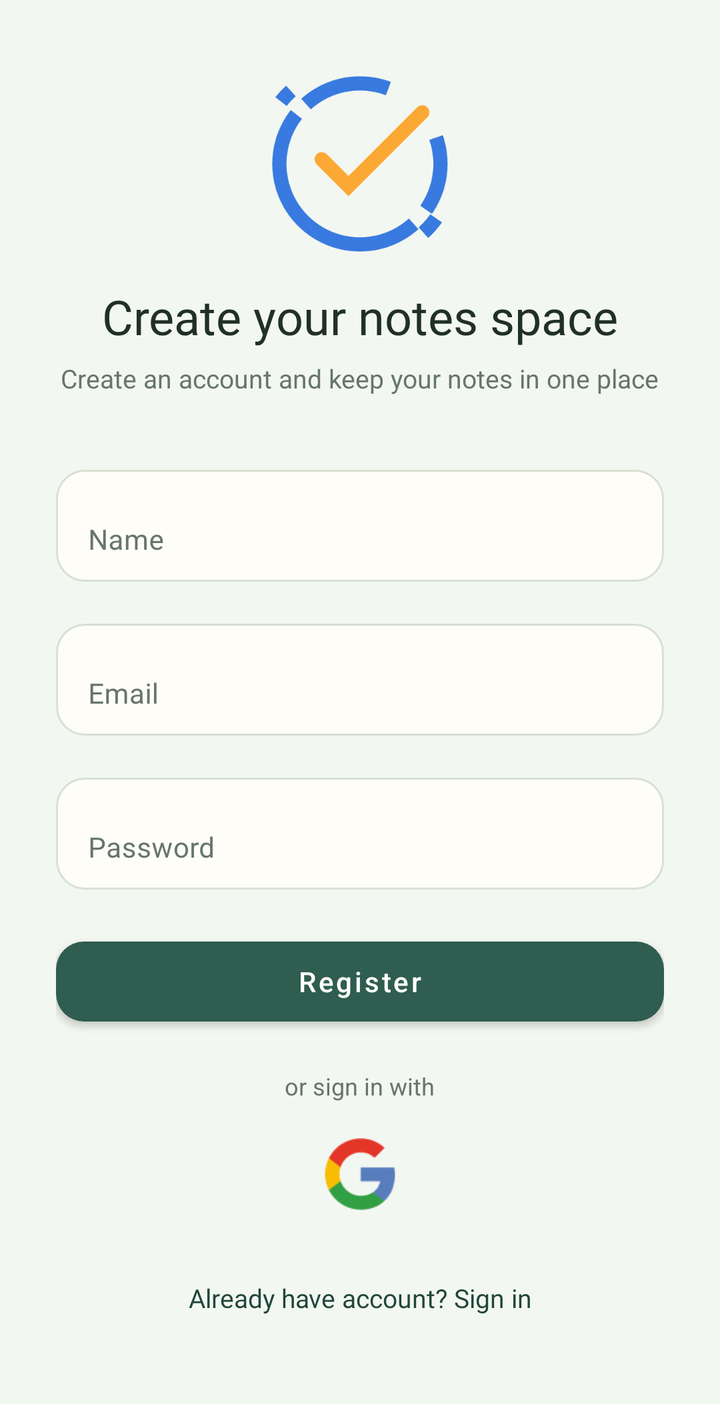
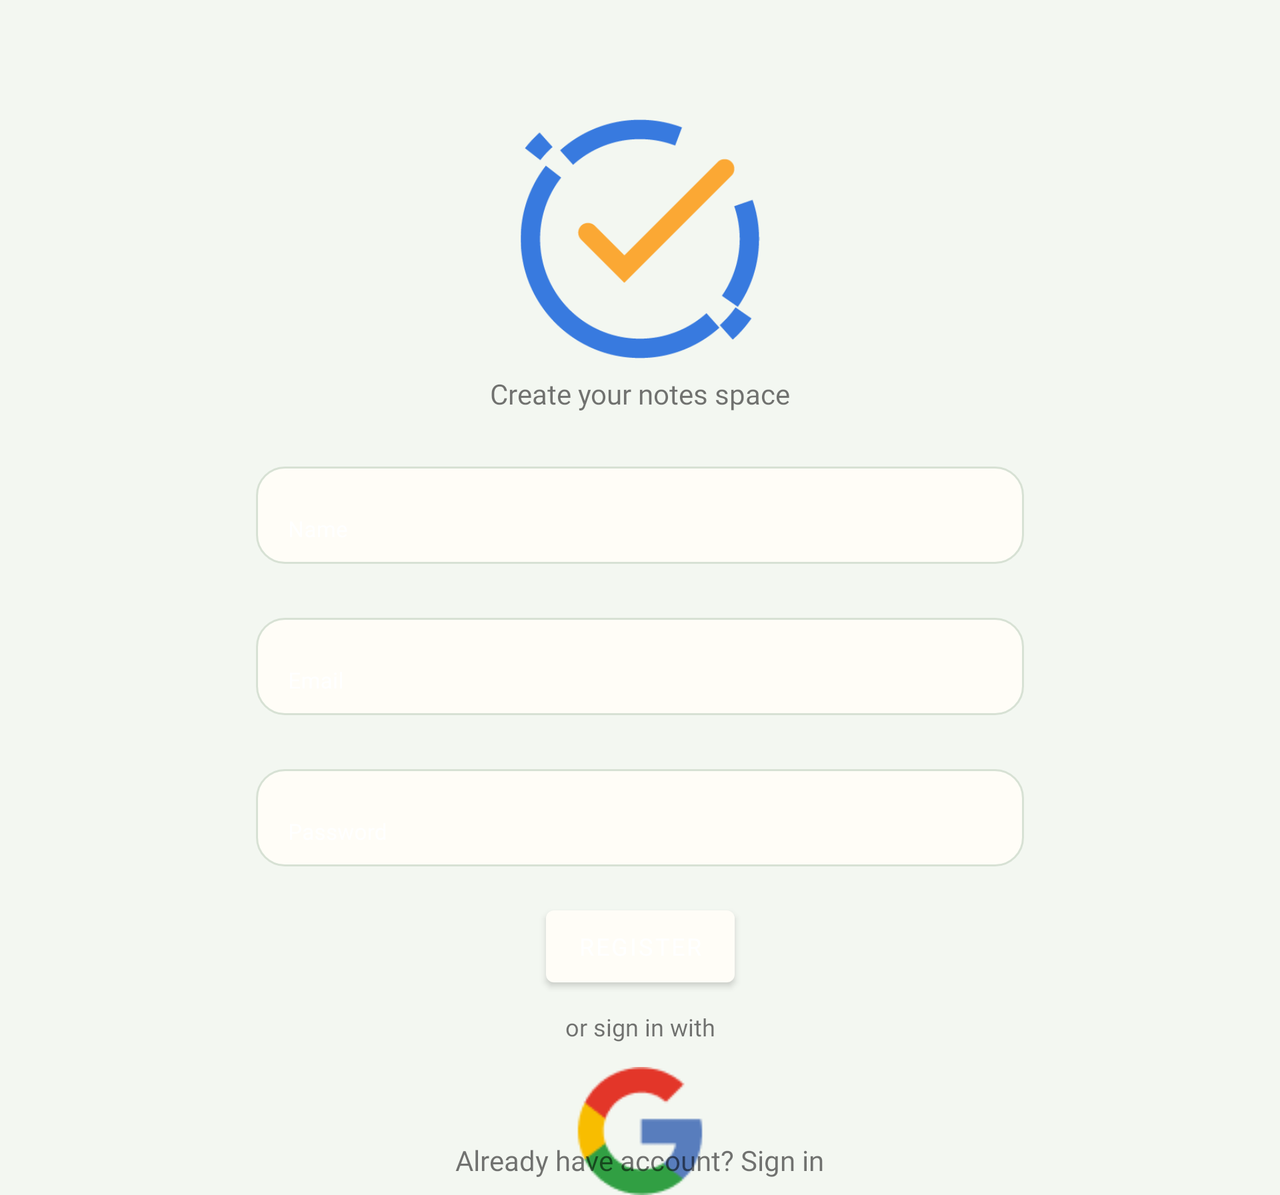

An Android layout and its configuration variant, each rendered on a device that would load it. The default file and the variant file are quoted in full after the pictures.
<!-- AndroidManifest.xml: application theme Theme.TodoListApp -->
<!-- res/layout/activity_register.xml -->
<?xml version="1.0" encoding="utf-8"?>
<ScrollView xmlns:android="http://schemas.android.com/apk/res/android"
    xmlns:app="http://schemas.android.com/apk/res-auto"
    android:layout_width="match_parent"
    android:layout_height="match_parent"
    android:fillViewport="true"
    android:background="@color/surface_nature">

    <LinearLayout
        android:layout_width="match_parent"
        android:layout_height="wrap_content"
        android:orientation="vertical"
        android:gravity="center_horizontal"
        android:paddingStart="28dp"
        android:paddingEnd="28dp"
        android:paddingTop="38dp"
        android:paddingBottom="28dp">

        <ImageView android:id="@+id/imageView" android:layout_width="88dp" android:layout_height="88dp" android:src="@drawable/ic_" android:contentDescription="@string/app_name" />
        <TextView android:id="@+id/leStart" android:layout_width="wrap_content" android:layout_height="wrap_content" android:layout_marginTop="16dp" android:text="@string/lets_go_started" android:textColor="@color/text_primary" android:textSize="24sp" android:fontFamily="@font/inter_semibold" />
        <TextView android:layout_width="wrap_content" android:layout_height="wrap_content" android:layout_marginTop="6dp" android:text="Create an account and keep your notes in one place" android:textColor="@color/text_secondary" android:textSize="13sp" android:gravity="center" />

        <com.google.android.material.textfield.TextInputLayout android:id="@+id/nameLayout" android:layout_width="match_parent" android:layout_height="wrap_content" android:layout_marginTop="26dp" android:hint="@string/name" android:textColorHint="@color/text_secondary" app:boxBackgroundMode="none" app:hintTextColor="@color/text_secondary">
            <com.google.android.material.textfield.TextInputEditText android:id="@+id/nameInput" android:layout_width="match_parent" android:layout_height="56dp" android:background="@drawable/rounded_input" android:inputType="textPersonName" android:textColor="@color/text_primary" android:textColorHint="@color/text_secondary" android:textSize="14sp" />
        </com.google.android.material.textfield.TextInputLayout>

        <com.google.android.material.textfield.TextInputLayout android:id="@+id/emailLayout" android:layout_width="match_parent" android:layout_height="wrap_content" android:layout_marginTop="10dp" android:hint="@string/email" android:textColorHint="@color/text_secondary" app:boxBackgroundMode="none" app:hintTextColor="@color/text_secondary">
            <com.google.android.material.textfield.TextInputEditText android:id="@+id/emailInput" android:layout_width="match_parent" android:layout_height="56dp" android:background="@drawable/rounded_input" android:inputType="textEmailAddress" android:textColor="@color/text_primary" android:textColorHint="@color/text_secondary" android:textSize="14sp" />
        </com.google.android.material.textfield.TextInputLayout>

        <com.google.android.material.textfield.TextInputLayout android:id="@+id/PasswordLayout" android:layout_width="match_parent" android:layout_height="wrap_content" android:layout_marginTop="10dp" android:hint="@string/password" android:textColorHint="@color/text_secondary" app:boxBackgroundMode="none" app:hintTextColor="@color/text_secondary">
            <com.google.android.material.textfield.TextInputEditText android:id="@+id/passwordInput" android:layout_width="match_parent" android:layout_height="56dp" android:background="@drawable/rounded_input" android:inputType="textPassword" android:textColor="@color/text_primary" android:textColorHint="@color/text_secondary" android:textSize="14sp" />
        </com.google.android.material.textfield.TextInputLayout>

        <com.google.android.material.button.MaterialButton android:id="@+id/btnRegis" android:layout_width="match_parent" android:layout_height="52dp" android:layout_marginTop="20dp" android:text="@string/register" android:textColor="@color/white" android:textAllCaps="false" android:textSize="14sp" app:backgroundTint="@color/forest" app:cornerRadius="14dp" />
        <TextView android:id="@+id/orSign" android:layout_width="wrap_content" android:layout_height="wrap_content" android:layout_marginTop="18dp" android:text="@string/or_sign_in_with" android:textColor="@color/text_secondary" android:textSize="12sp" />
        <ImageView android:id="@+id/signGoogle" android:layout_width="52dp" android:layout_height="52dp" android:layout_marginTop="10dp" android:padding="8dp" android:src="@drawable/img_" android:contentDescription="Google" />
        <TextView android:id="@+id/toSignIn" android:layout_width="wrap_content" android:layout_height="48dp" android:layout_marginTop="12dp" android:gravity="center" android:paddingStart="12dp" android:paddingEnd="12dp" android:text="@string/already_have_account_sign_in" android:textColor="@color/forest_dark" android:textSize="13sp" android:fontFamily="@font/inter_semibold" />
        <ImageView android:id="@+id/canvas" android:layout_width="1dp" android:layout_height="1dp" android:visibility="invisible" />
    </LinearLayout>
</ScrollView>
<!-- resources referenced by this layout -->
<resources>
  <color name="forest">#2F5D50</color>
  <color name="forest_dark">#21463C</color>
  <color name="surface_nature">#F3F7F1</color>
  <color name="text_primary">#203029</color>
  <color name="text_secondary">#66756D</color>
  <color name="white">#FFFFFFFF</color>
  <!-- drawable ic_: png bitmap (drawable-hdpi, 3794 bytes) -->
  <!-- drawable img_: png bitmap (drawable-mdpi, 1447 bytes) -->
  <!-- drawable rounded_input (drawable) -->
  <?xml version="1.0" encoding="utf-8"?>
  <selector xmlns:android="http://schemas.android.com/apk/res/android">
      <item android:state_focused="true">
          <shape android:shape="rectangle">
              <solid android:color="@color/paper" />
              <stroke android:width="2dp" android:color="@color/forest" />
              <corners android:radius="14dp" />
              <padding android:left="14dp" android:top="12dp" android:right="14dp" android:bottom="12dp" />
          </shape>
      </item>
      <item>
          <shape android:shape="rectangle">
              <solid android:color="@color/paper" />
              <stroke android:width="1dp" android:color="@color/divider_nature" />
              <corners android:radius="14dp" />
              <padding android:left="14dp" android:top="12dp" android:right="14dp" android:bottom="12dp" />
          </shape>
      </item>
  </selector>
  <string name="already_have_account_sign_in">Already have account? Sign in</string>
  <string name="app_name">Lamz Notes</string>
  <string name="email">Email</string>
  <string name="lets_go_started">Create your notes space</string>
  <string name="name">Name</string>
  <string name="or_sign_in_with">or sign in with</string>
  <string name="password">Password</string>
  <string name="register">Register</string>
  <style name="Theme.TodoListApp" parent="Theme.MaterialComponents.DayNight.NoActionBar">
          
          <item name="colorPrimary">@color/color_1</item>
          <item name="colorPrimaryVariant">@color/purple_700</item>
          <item name="colorOnPrimary">@color/white</item>
          
          <item name="colorSecondary">@color/teal_200</item>
          <item name="colorSecondaryVariant">@color/teal_700</item>
          <item name="colorOnSecondary">@color/black</item>
          
          <item name="android:statusBarColor">?attr/colorPrimaryVariant</item>
          <item name="android:navigationBarColor">@color/color_2</item>
          
      </style>
  <color name="paper">#FFFDF7</color>
  <color name="divider_nature">#D7E1D4</color>
  <color name="color_1">#FFFDF7</color>
  <color name="purple_700">#2F5D50</color>
  <color name="teal_200">#BFD8BD</color>
  <color name="teal_700">#557A61</color>
  <color name="black">#1F2D27</color>
  <color name="color_2">#F3F7F1</color>
</resources>
<!-- res/layout-land/activity_register.xml (the repository's variant of the layout above) -->
<!-- drawn on the phone turned sideways -->
<?xml version="1.0" encoding="utf-8"?>
<ScrollView xmlns:android="http://schemas.android.com/apk/res/android"
    xmlns:app="http://schemas.android.com/apk/res-auto"
    xmlns:tools="http://schemas.android.com/tools"
    android:layout_width="match_parent"
    android:layout_height="match_parent"
    android:background="@color/color_2"
    tools:context=".RegisterActivity">

    <androidx.constraintlayout.widget.ConstraintLayout
        android:layout_width="match_parent"
        android:layout_height="wrap_content">

    <androidx.constraintlayout.widget.Guideline
        android:id="@+id/guideline"
        android:layout_width="wrap_content"
        android:layout_height="wrap_content"
        android:orientation="horizontal"
        app:layout_constraintGuide_percent="0.1" />

    <ImageView
        android:id="@+id/imageView"
        android:layout_width="0dp"
        android:layout_height="0dp"
        android:src="@drawable/ic_"
        app:layout_constraintEnd_toEndOf="@+id/emailLayout"
        app:layout_constraintHeight_percent="0.2"
        app:layout_constraintStart_toStartOf="@+id/emailLayout"
        app:layout_constraintTop_toBottomOf="@id/guideline"
        app:layout_constraintWidth_percent="0.5" />

    <TextView
        android:id="@+id/leStart"
        android:layout_width="wrap_content"
        android:layout_height="wrap_content"
        android:fontFamily="@font/inter_semibold"
        android:paddingTop="8dp"
        android:text="@string/lets_go_started"
        app:layout_constraintEnd_toEndOf="@+id/imageView"
        app:layout_constraintStart_toStartOf="@+id/imageView"
        app:layout_constraintTop_toBottomOf="@+id/imageView" />

    <com.google.android.material.textfield.TextInputLayout
        android:id="@+id/nameLayout"
        android:layout_width="0dp"
        android:layout_height="wrap_content"
        android:layout_marginTop="16dp"
        android:hint="@string/name"
        android:textColorHint="@color/white"
        app:boxBackgroundMode="none"
        app:layout_constraintEnd_toEndOf="parent"
        app:layout_constraintStart_toStartOf="parent"
        app:layout_constraintTop_toBottomOf="@+id/leStart"
        app:layout_constraintWidth_percent="0.6">

        <com.google.android.material.textfield.TextInputEditText
            android:id="@+id/nameInput"
            android:layout_width="match_parent"
            android:layout_height="wrap_content"
            android:background="@drawable/rounded_input"
            android:fontFamily="@font/inter_semibold"
            android:inputType="text"
            android:textColor="@color/white"
            android:textSize="11sp" />
    </com.google.android.material.textfield.TextInputLayout>

    <com.google.android.material.textfield.TextInputLayout
        android:id="@+id/emailLayout"
        android:layout_width="0dp"
        android:layout_height="wrap_content"
        android:layout_marginTop="16dp"
        android:hint="@string/email"
        android:textColorHint="@color/white"
        app:boxBackgroundMode="none"
        app:layout_constraintEnd_toEndOf="parent"
        app:layout_constraintStart_toStartOf="parent"
        app:layout_constraintTop_toBottomOf="@+id/nameLayout"
        app:layout_constraintWidth_percent="0.6">

        <com.google.android.material.textfield.TextInputEditText
            android:id="@+id/emailInput"
            android:layout_width="match_parent"
            android:layout_height="wrap_content"
            android:background="@drawable/rounded_input"
            android:fontFamily="@font/inter_semibold"
            android:inputType="textEmailAddress"
            android:textColor="@color/white"
            android:textSize="11sp" />
    </com.google.android.material.textfield.TextInputLayout>

    <com.google.android.material.textfield.TextInputLayout
        android:id="@+id/PasswordLayout"
        android:layout_width="0dp"
        android:layout_height="wrap_content"
        android:layout_marginTop="16dp"
        android:hint="@string/password"
        android:textColorHint="@color/white"
        app:boxBackgroundMode="none"
        app:layout_constraintEnd_toEndOf="parent"
        app:layout_constraintStart_toStartOf="parent"
        app:layout_constraintTop_toBottomOf="@+id/emailLayout"
        app:layout_constraintWidth_percent="0.6">

        <com.google.android.material.textfield.TextInputEditText
            android:id="@+id/passwordInput"
            android:layout_width="match_parent"
            android:layout_height="wrap_content"
            android:background="@drawable/rounded_input"
            android:fontFamily="@font/inter_semibold"
            android:inputType="textPassword"
            android:textColor="@color/white"
            android:textSize="11sp" />
    </com.google.android.material.textfield.TextInputLayout>


    <Button
        android:id="@+id/btnRegis"
        android:layout_width="wrap_content"
        android:layout_height="wrap_content"
        android:fontFamily="@font/inter_semibold"
        android:layout_marginTop="16dp"
        android:textSize="12sp"
        android:text="@string/register"
        app:layout_constraintEnd_toEndOf="@+id/PasswordLayout"
        app:layout_constraintStart_toStartOf="@+id/PasswordLayout"
        app:layout_constraintTop_toBottomOf="@+id/PasswordLayout" />

    <TextView
        android:id="@+id/orSign"
        android:layout_width="wrap_content"
        android:layout_height="wrap_content"
        android:text="@string/or_sign_in_with"
        android:layout_marginTop="8dp"
        android:textSize="12sp"
        android:fontFamily="@font/inter_semibold"
        app:layout_constraintEnd_toEndOf="@+id/btnRegis"
        app:layout_constraintStart_toStartOf="@+id/btnRegis"
        app:layout_constraintTop_toBottomOf="@id/btnRegis" />

    <ImageView
        android:id="@+id/signGoogle"
        android:layout_width="wrap_content"
        android:layout_height="wrap_content"
        android:src="@drawable/img_"
        android:layout_marginTop="12dp"
        app:layout_constraintEnd_toEndOf="@+id/orSign"
        app:layout_constraintStart_toStartOf="@+id/orSign"
        app:layout_constraintTop_toBottomOf="@id/orSign" />

    <ImageView
        android:id="@+id/canvas"
        android:layout_width="match_parent"
        android:layout_height="0dp"
        app:layout_constraintBottom_toBottomOf="parent"
        app:layout_constraintStart_toStartOf="parent"
        app:layout_constraintEnd_toEndOf="parent"/>

    <TextView
        android:id="@+id/toSignIn"
        android:layout_width="wrap_content"
        android:layout_height="wrap_content"
        android:text="@string/already_have_account_sign_in"
        android:fontFamily="@font/inter_semibold"
        app:layout_constraintBottom_toBottomOf="parent"
        app:layout_constraintStart_toStartOf="parent"
        app:layout_constraintEnd_toEndOf="parent"
        android:layout_marginBottom="8dp"/>

    </androidx.constraintlayout.widget.ConstraintLayout>

</ScrollView>
<!-- resources referenced by the variant -->
<!-- as the phone turned sideways resolves them -->
<resources>
  <color name="color_2">#F3F7F1</color>
  <color name="white">#FFFFFFFF</color>
  <!-- drawable ic_: png bitmap (drawable-hdpi, 3794 bytes) -->
  <!-- drawable img_: png bitmap (drawable-mdpi, 1447 bytes) -->
  <!-- drawable rounded_input (drawable) -->
  <?xml version="1.0" encoding="utf-8"?>
  <selector xmlns:android="http://schemas.android.com/apk/res/android">
      <item android:state_focused="true">
          <shape android:shape="rectangle">
              <solid android:color="@color/paper" />
              <stroke android:width="2dp" android:color="@color/forest" />
              <corners android:radius="14dp" />
              <padding android:left="14dp" android:top="12dp" android:right="14dp" android:bottom="12dp" />
          </shape>
      </item>
      <item>
          <shape android:shape="rectangle">
              <solid android:color="@color/paper" />
              <stroke android:width="1dp" android:color="@color/divider_nature" />
              <corners android:radius="14dp" />
              <padding android:left="14dp" android:top="12dp" android:right="14dp" android:bottom="12dp" />
          </shape>
      </item>
  </selector>
  <string name="already_have_account_sign_in">Already have account? Sign in</string>
  <string name="email">Email</string>
  <string name="lets_go_started">Create your notes space</string>
  <string name="name">Name</string>
  <string name="or_sign_in_with">or sign in with</string>
  <string name="password">Password</string>
  <string name="register">Register</string>
  <style name="Theme.TodoListApp" parent="Theme.MaterialComponents.DayNight.NoActionBar">
          
          <item name="colorPrimary">@color/color_1</item>
          <item name="colorPrimaryVariant">@color/purple_700</item>
          <item name="colorOnPrimary">@color/white</item>
          
          <item name="colorSecondary">@color/teal_200</item>
          <item name="colorSecondaryVariant">@color/teal_700</item>
          <item name="colorOnSecondary">@color/black</item>
          
          <item name="android:statusBarColor">?attr/colorPrimaryVariant</item>
          <item name="android:navigationBarColor">@color/color_2</item>
          
      </style>
  <color name="paper">#FFFDF7</color>
  <color name="forest">#2F5D50</color>
  <color name="divider_nature">#D7E1D4</color>
  <color name="color_1">#FFFDF7</color>
  <color name="purple_700">#2F5D50</color>
  <color name="teal_200">#BFD8BD</color>
  <color name="teal_700">#557A61</color>
  <color name="black">#1F2D27</color>
</resources>
